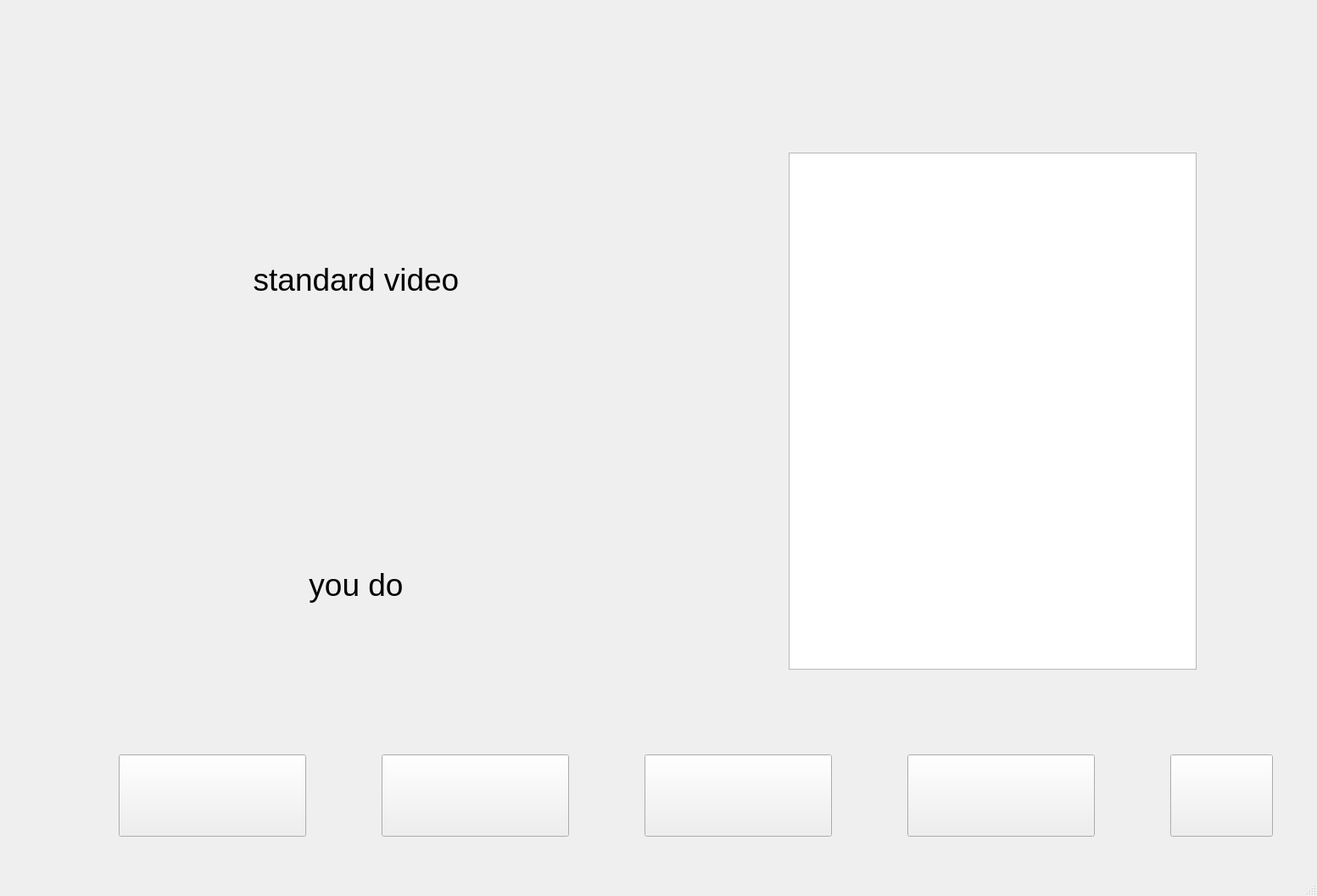
<?xml version="1.0" encoding="UTF-8"?>
<ui version="4.0">
 <class>MainWindow</class>
 <widget class="QMainWindow" name="MainWindow">
  <property name="geometry">
   <rect>
    <x>0</x>
    <y>0</y>
    <width>1553</width>
    <height>1057</height>
   </rect>
  </property>
  <property name="minimumSize">
   <size>
    <width>800</width>
    <height>600</height>
   </size>
  </property>
  <property name="maximumSize">
   <size>
    <width>1920</width>
    <height>1440</height>
   </size>
  </property>
  <property name="windowTitle">
   <string>FitNess Project Display</string>
  </property>
  <property name="styleSheet">
   <string notr="true">background-image: url(:/JSUIdi.png);</string>
  </property>
  <widget class="QWidget" name="centralwidget">
   <widget class="QPushButton" name="pushButton">
    <property name="geometry">
     <rect>
      <x>1380</x>
      <y>890</y>
      <width>121</width>
      <height>97</height>
     </rect>
    </property>
    <property name="font">
     <font>
      <pointsize>18</pointsize>
     </font>
    </property>
    <property name="styleSheet">
     <string notr="true">background-image: url(:/TC-1.png);</string>
    </property>
   </widget>
   <widget class="QLabel" name="label">
    <property name="geometry">
     <rect>
      <x>400</x>
      <y>0</y>
      <width>681</width>
      <height>131</height>
     </rect>
    </property>
    <property name="font">
     <font>
      <pointsize>34</pointsize>
     </font>
    </property>
    <property name="styleSheet">
     <string notr="true">image: url(:/biaoti3.png);</string>
    </property>
    <property name="text">
     <string/>
    </property>
    <property name="alignment">
     <set>Qt::AlignCenter</set>
    </property>
   </widget>
   <widget class="QPushButton" name="pushButton_2">
    <property name="geometry">
     <rect>
      <x>140</x>
      <y>890</y>
      <width>221</width>
      <height>97</height>
     </rect>
    </property>
    <property name="font">
     <font>
      <pointsize>18</pointsize>
     </font>
    </property>
    <property name="styleSheet">
     <string notr="true">background-image: url(:/SPCJ-1.png);</string>
    </property>
    <property name="text">
     <string/>
    </property>
   </widget>
   <widget class="QPushButton" name="pushButton_3">
    <property name="geometry">
     <rect>
      <x>450</x>
      <y>890</y>
      <width>221</width>
      <height>97</height>
     </rect>
    </property>
    <property name="font">
     <font>
      <pointsize>18</pointsize>
     </font>
    </property>
    <property name="styleSheet">
     <string notr="true">background-image: url(:/DZSB-1.png);</string>
    </property>
   </widget>
   <widget class="QTextBrowser" name="textBrowser">
    <property name="geometry">
     <rect>
      <x>930</x>
      <y>180</y>
      <width>481</width>
      <height>610</height>
     </rect>
    </property>
    <property name="font">
     <font>
      <pointsize>16</pointsize>
     </font>
    </property>
   </widget>
   <widget class="QLabel" name="label_2">
    <property name="geometry">
     <rect>
      <x>1280</x>
      <y>0</y>
      <width>251</width>
      <height>111</height>
     </rect>
    </property>
    <property name="font">
     <font>
      <pointsize>18</pointsize>
     </font>
    </property>
    <property name="styleSheet">
     <string notr="true">image: url(:/Logo.png);</string>
    </property>
    <property name="text">
     <string/>
    </property>
    <property name="alignment">
     <set>Qt::AlignCenter</set>
    </property>
   </widget>
   <widget class="QPushButton" name="pushButton_4">
    <property name="geometry">
     <rect>
      <x>760</x>
      <y>890</y>
      <width>221</width>
      <height>97</height>
     </rect>
    </property>
    <property name="font">
     <font>
      <pointsize>18</pointsize>
     </font>
    </property>
    <property name="styleSheet">
     <string notr="true">background-image: url(:/BZDZ-1.png);</string>
    </property>
   </widget>
   <widget class="QPushButton" name="pushButton_5">
    <property name="geometry">
     <rect>
      <x>1070</x>
      <y>890</y>
      <width>221</width>
      <height>97</height>
     </rect>
    </property>
    <property name="font">
     <font>
      <pointsize>18</pointsize>
     </font>
    </property>
    <property name="styleSheet">
     <string notr="true">background-image: url(:/CKHF-1.png);</string>
    </property>
   </widget>
   <widget class="QLabel" name="label_3">
    <property name="geometry">
     <rect>
      <x>100</x>
      <y>150</y>
      <width>640</width>
      <height>360</height>
     </rect>
    </property>
    <property name="font">
     <font>
      <pointsize>28</pointsize>
     </font>
    </property>
    <property name="text">
     <string>standard video</string>
    </property>
    <property name="alignment">
     <set>Qt::AlignCenter</set>
    </property>
   </widget>
   <widget class="QLabel" name="label_4">
    <property name="geometry">
     <rect>
      <x>100</x>
      <y>510</y>
      <width>640</width>
      <height>360</height>
     </rect>
    </property>
    <property name="font">
     <font>
      <pointsize>28</pointsize>
     </font>
    </property>
    <property name="focusPolicy">
     <enum>Qt::NoFocus</enum>
    </property>
    <property name="layoutDirection">
     <enum>Qt::LeftToRight</enum>
    </property>
    <property name="text">
     <string>you do</string>
    </property>
    <property name="alignment">
     <set>Qt::AlignCenter</set>
    </property>
   </widget>
   <zorder>label_3</zorder>
   <zorder>textBrowser</zorder>
   <zorder>label_4</zorder>
   <zorder>pushButton_3</zorder>
   <zorder>label</zorder>
   <zorder>label_2</zorder>
   <zorder>pushButton_4</zorder>
   <zorder>pushButton_5</zorder>
   <zorder>pushButton_2</zorder>
   <zorder>pushButton</zorder>
  </widget>
  <widget class="QMenuBar" name="menubar">
   <property name="geometry">
    <rect>
     <x>0</x>
     <y>0</y>
     <width>1553</width>
     <height>20</height>
    </rect>
   </property>
  </widget>
  <widget class="QStatusBar" name="statusbar"/>
 </widget>
 <resources>
  <include location="configpic.qrc"/>
 </resources>
 <connections>
  <connection>
   <sender>pushButton</sender>
   <signal>clicked()</signal>
   <receiver>MainWindow</receiver>
   <slot>close()</slot>
   <hints>
    <hint type="sourcelabel">
     <x>1170</x>
     <y>730</y>
    </hint>
    <hint type="destinationlabel">
     <x>610</x>
     <y>346</y>
    </hint>
   </hints>
  </connection>
 </connections>
</ui>
